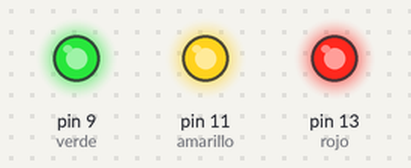
A sketch run on a simulated Arduino Uno, built with avr-gcc and run on an emulated ATmega328P. On the bench: output pins drawn as LEDs (lit = HIGH).

Above: at 0.2 s.
At 1.7 s:
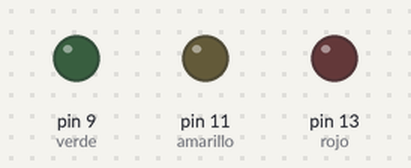
Timing chart, 0 to 3.0 s (numbered marks = the images above):
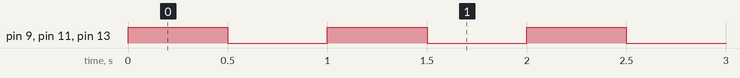

The sketch:

leds_enero_2023.ino
```cpp
int rojo = 13;
int amarillo = 11;
int verde = 9;
// PWN pin 1 is to control servo (yellow-orange)
int servo_control = 1;
// trigger SR04 PWN Pin 6
// echo SR04 PWN Pin 4
void setup() {
  pinMode(rojo, OUTPUT);
  pinMode(amarillo, OUTPUT);
  pinMode(verde, OUTPUT);
}
void loop() {
  // Sample LED blinking code
  digitalWrite(rojo, HIGH);
  digitalWrite(amarillo, HIGH);
  digitalWrite(verde, HIGH);
  delay(500);
  digitalWrite(rojo, LOW);
  digitalWrite(amarillo, LOW);
  digitalWrite(verde, LOW);
  delay(500);
  // END of Sample LED blinking code
  }
```

Measured:
- by itself, pin 9 (verde), pin 11 (amarillo), pin 13 (rojo): alternates HIGH for 0.50 s and LOW for 0.50 s
